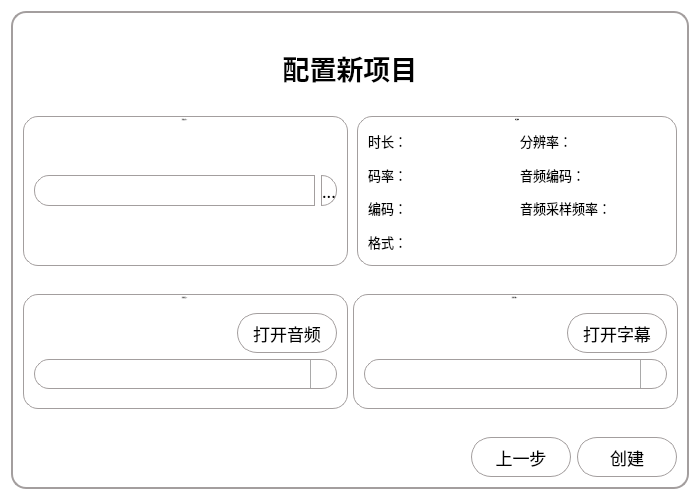
<?xml version="1.0" encoding="UTF-8"?>
<ui version="4.0">
 <class>SecondPage</class>
 <widget class="QWidget" name="SecondPage">
  <property name="geometry">
   <rect>
    <x>0</x>
    <y>0</y>
    <width>700</width>
    <height>500</height>
   </rect>
  </property>
  <property name="minimumSize">
   <size>
    <width>700</width>
    <height>500</height>
   </size>
  </property>
  <property name="font">
   <font>
    <family>楷体</family>
   </font>
  </property>
  <property name="windowTitle">
   <string>Form</string>
  </property>
  <property name="styleSheet">
   <string notr="true">background-color: rgb(255, 255, 255);</string>
  </property>
  <layout class="QVBoxLayout" name="verticalLayout_4">
   <item>
    <widget class="QGroupBox" name="groupBox">
     <property name="styleSheet">
      <string notr="true">QGroupBox {
border-style: solid;
border-width: 2px;
border-color: #a39e9e;
border-radius: 15px;
}</string>
     </property>
     <property name="title">
      <string/>
     </property>
     <layout class="QHBoxLayout" name="horizontalLayout_6">
      <item>
       <layout class="QVBoxLayout" name="verticalLayout_9">
        <item>
         <spacer name="verticalSpacer_3">
          <property name="orientation">
           <enum>Qt::Vertical</enum>
          </property>
          <property name="sizeHint" stdset="0">
           <size>
            <width>20</width>
            <height>40</height>
           </size>
          </property>
         </spacer>
        </item>
        <item>
         <widget class="QLabel" name="topTittleLabel">
          <property name="font">
           <font>
            <family>楷体</family>
            <pointsize>20</pointsize>
            <bold>true</bold>
           </font>
          </property>
          <property name="text">
           <string>配置新项目</string>
          </property>
          <property name="alignment">
           <set>Qt::AlignCenter</set>
          </property>
         </widget>
        </item>
        <item>
         <spacer name="verticalSpacer_2">
          <property name="orientation">
           <enum>Qt::Vertical</enum>
          </property>
          <property name="sizeHint" stdset="0">
           <size>
            <width>20</width>
            <height>40</height>
           </size>
          </property>
         </spacer>
        </item>
        <item>
         <layout class="QHBoxLayout" name="horizontalLayout_5">
          <item>
           <widget class="QGroupBox" name="groupBox_4">
            <property name="minimumSize">
             <size>
              <width>325</width>
              <height>150</height>
             </size>
            </property>
            <property name="font">
             <font>
              <family>楷体</family>
              <pointsize>-1</pointsize>
              <italic>false</italic>
              <bold>false</bold>
             </font>
            </property>
            <property name="styleSheet">
             <string notr="true">QGroupBox {
    border: 1px solid #a39e9e;   /* 边框 */
    border-radius: 15px;   /* 圆角 */
    font: normal normal 15px &quot;楷体&quot;;
}</string>
            </property>
            <property name="title">
             <string>选择文件(L)：</string>
            </property>
            <property name="alignment">
             <set>Qt::AlignCenter</set>
            </property>
            <layout class="QVBoxLayout" name="verticalLayout_6">
             <item>
              <layout class="QHBoxLayout" name="inputEditButtonLayout">
               <item>
                <widget class="QLineEdit" name="fileNameEdit">
                 <property name="minimumSize">
                  <size>
                   <width>280</width>
                   <height>31</height>
                  </size>
                 </property>
                 <property name="styleSheet">
                  <string notr="true">border-style: solid;
border-width: 1px;
border-color: #a39e9e;
border-top-left-radius: 15px;
border-bottom-left-radius: 15px;</string>
                 </property>
                </widget>
               </item>
               <item>
                <widget class="QPushButton" name="openFileButton">
                 <property name="minimumSize">
                  <size>
                   <width>0</width>
                   <height>31</height>
                  </size>
                 </property>
                 <property name="font">
                  <font>
                   <family>楷体</family>
                   <pointsize>-1</pointsize>
                  </font>
                 </property>
                 <property name="styleSheet">
                  <string notr="true">QPushButton {
    font-family: &quot;楷体&quot;;
    font-size: 17px;
    color: #000000;

    border-style: solid;
    border-width: 1px;
    border-color: #a39e9e;
    border-top-right-radius:15px;
	border-bottom-right-radius:15px;

    background-color: #ffffff;
}
QPushButton:hover{
	color: #ffffff;
    background-color: #005792;
}
QPushButton:pressed{
	color: #ffffff;
    background-color: #13334c;
}</string>
                 </property>
                 <property name="text">
                  <string>...</string>
                 </property>
                </widget>
               </item>
              </layout>
             </item>
            </layout>
           </widget>
          </item>
          <item>
           <spacer name="horizontalSpacer_4">
            <property name="orientation">
             <enum>Qt::Horizontal</enum>
            </property>
            <property name="sizeHint" stdset="0">
             <size>
              <width>40</width>
              <height>20</height>
             </size>
            </property>
           </spacer>
          </item>
          <item>
           <widget class="QGroupBox" name="videoInfoGroupBox">
            <property name="minimumSize">
             <size>
              <width>320</width>
              <height>150</height>
             </size>
            </property>
            <property name="font">
             <font>
              <family>楷体</family>
              <pointsize>-1</pointsize>
              <italic>false</italic>
              <bold>false</bold>
             </font>
            </property>
            <property name="styleSheet">
             <string notr="true">QGroupBox {
    border: 1px solid #a39e9e;   /* 边框 */
    border-radius: 15px;   /* 圆角 */
    font: normal normal 15px &quot;楷体&quot;;
}</string>
            </property>
            <property name="title">
             <string>视频信息</string>
            </property>
            <property name="alignment">
             <set>Qt::AlignCenter</set>
            </property>
            <layout class="QHBoxLayout" name="horizontalLayout_15">
             <item>
              <layout class="QHBoxLayout" name="horizontalLayout_14">
               <item>
                <layout class="QVBoxLayout" name="verticalLayout_7">
                 <item>
                  <layout class="QHBoxLayout" name="horizontalLayout_7">
                   <item>
                    <widget class="QLabel" name="label">
                     <property name="font">
                      <font>
                       <family>楷体</family>
                       <pointsize>10</pointsize>
                      </font>
                     </property>
                     <property name="text">
                      <string>时长：</string>
                     </property>
                    </widget>
                   </item>
                   <item>
                    <widget class="QLabel" name="time_lable">
                     <property name="styleSheet">
                      <string notr="true">
    font: normal normal 14px &quot;楷体&quot;;</string>
                     </property>
                     <property name="text">
                      <string/>
                     </property>
                    </widget>
                   </item>
                  </layout>
                 </item>
                 <item>
                  <layout class="QHBoxLayout" name="horizontalLayout_8">
                   <item>
                    <widget class="QLabel" name="label_5">
                     <property name="font">
                      <font>
                       <family>楷体</family>
                       <pointsize>10</pointsize>
                      </font>
                     </property>
                     <property name="text">
                      <string>码率：</string>
                     </property>
                    </widget>
                   </item>
                   <item>
                    <widget class="QLabel" name="bitrate_label">
                     <property name="styleSheet">
                      <string notr="true">
    font: normal normal 14px &quot;楷体&quot;;</string>
                     </property>
                     <property name="text">
                      <string/>
                     </property>
                    </widget>
                   </item>
                  </layout>
                 </item>
                 <item>
                  <layout class="QHBoxLayout" name="horizontalLayout_9">
                   <item>
                    <widget class="QLabel" name="label_6">
                     <property name="font">
                      <font>
                       <family>楷体</family>
                       <pointsize>10</pointsize>
                      </font>
                     </property>
                     <property name="text">
                      <string>编码：</string>
                     </property>
                    </widget>
                   </item>
                   <item>
                    <widget class="QLabel" name="encode_label">
                     <property name="styleSheet">
                      <string notr="true">
    font: normal normal 14px &quot;楷体&quot;;</string>
                     </property>
                     <property name="text">
                      <string/>
                     </property>
                    </widget>
                   </item>
                  </layout>
                 </item>
                 <item>
                  <layout class="QHBoxLayout" name="horizontalLayout_10">
                   <item>
                    <widget class="QLabel" name="label_7">
                     <property name="font">
                      <font>
                       <family>楷体</family>
                       <pointsize>10</pointsize>
                      </font>
                     </property>
                     <property name="text">
                      <string>格式：</string>
                     </property>
                    </widget>
                   </item>
                   <item>
                    <widget class="QLabel" name="format_label">
                     <property name="styleSheet">
                      <string notr="true">
    font: normal normal 14px &quot;楷体&quot;;</string>
                     </property>
                     <property name="text">
                      <string/>
                     </property>
                    </widget>
                   </item>
                  </layout>
                 </item>
                </layout>
               </item>
               <item>
                <layout class="QVBoxLayout" name="verticalLayout_8">
                 <item>
                  <layout class="QHBoxLayout" name="horizontalLayout_11">
                   <item>
                    <widget class="QLabel" name="label_8">
                     <property name="font">
                      <font>
                       <family>楷体</family>
                       <pointsize>10</pointsize>
                      </font>
                     </property>
                     <property name="text">
                      <string>分辨率：</string>
                     </property>
                    </widget>
                   </item>
                   <item>
                    <widget class="QLabel" name="resolution_label">
                     <property name="styleSheet">
                      <string notr="true">
    font: normal normal 14px &quot;楷体&quot;;</string>
                     </property>
                     <property name="text">
                      <string/>
                     </property>
                    </widget>
                   </item>
                  </layout>
                 </item>
                 <item>
                  <layout class="QHBoxLayout" name="horizontalLayout_12">
                   <item>
                    <widget class="QLabel" name="label_9">
                     <property name="font">
                      <font>
                       <family>楷体</family>
                       <pointsize>10</pointsize>
                      </font>
                     </property>
                     <property name="text">
                      <string>音频编码：</string>
                     </property>
                    </widget>
                   </item>
                   <item>
                    <widget class="QLabel" name="audioBitrate_label">
                     <property name="styleSheet">
                      <string notr="true">
    font: normal normal 14px &quot;楷体&quot;;</string>
                     </property>
                     <property name="text">
                      <string/>
                     </property>
                    </widget>
                   </item>
                  </layout>
                 </item>
                 <item>
                  <layout class="QHBoxLayout" name="horizontalLayout_13">
                   <item>
                    <widget class="QLabel" name="label_10">
                     <property name="font">
                      <font>
                       <family>楷体</family>
                       <pointsize>10</pointsize>
                      </font>
                     </property>
                     <property name="text">
                      <string>音频采样频率：</string>
                     </property>
                    </widget>
                   </item>
                   <item>
                    <widget class="QLabel" name="audioSampleRate_label">
                     <property name="styleSheet">
                      <string notr="true">
    font: normal normal 14px &quot;楷体&quot;;</string>
                     </property>
                     <property name="text">
                      <string/>
                     </property>
                    </widget>
                   </item>
                  </layout>
                 </item>
                 <item>
                  <widget class="QLabel" name="label_15">
                   <property name="text">
                    <string/>
                   </property>
                  </widget>
                 </item>
                </layout>
               </item>
              </layout>
             </item>
            </layout>
           </widget>
          </item>
         </layout>
        </item>
        <item>
         <spacer name="verticalSpacer">
          <property name="orientation">
           <enum>Qt::Vertical</enum>
          </property>
          <property name="sizeHint" stdset="0">
           <size>
            <width>20</width>
            <height>40</height>
           </size>
          </property>
         </spacer>
        </item>
        <item>
         <layout class="QHBoxLayout" name="horizontalLayout_2">
          <item>
           <widget class="QGroupBox" name="groupBox_2">
            <property name="minimumSize">
             <size>
              <width>325</width>
              <height>115</height>
             </size>
            </property>
            <property name="font">
             <font>
              <family>楷体</family>
              <pointsize>-1</pointsize>
              <italic>false</italic>
              <bold>false</bold>
             </font>
            </property>
            <property name="styleSheet">
             <string notr="true">QGroupBox {
    border: 1px solid #a39e9e;   /* 边框 */
    border-radius: 15px;   /* 圆角 */
    font: normal normal 15px &quot;楷体&quot;;
}</string>
            </property>
            <property name="title">
             <string>选择音频(A)：</string>
            </property>
            <property name="alignment">
             <set>Qt::AlignCenter</set>
            </property>
            <layout class="QVBoxLayout" name="verticalLayout_3">
             <item>
              <layout class="QVBoxLayout" name="verticalLayout">
               <item>
                <layout class="QHBoxLayout" name="horizontalLayout_3">
                 <item>
                  <spacer name="horizontalSpacer_5">
                   <property name="orientation">
                    <enum>Qt::Horizontal</enum>
                   </property>
                   <property name="sizeHint" stdset="0">
                    <size>
                     <width>40</width>
                     <height>20</height>
                    </size>
                   </property>
                  </spacer>
                 </item>
                 <item>
                  <widget class="QPushButton" name="openAudioButton">
                   <property name="minimumSize">
                    <size>
                     <width>100</width>
                     <height>40</height>
                    </size>
                   </property>
                   <property name="maximumSize">
                    <size>
                     <width>100</width>
                     <height>40</height>
                    </size>
                   </property>
                   <property name="styleSheet">
                    <string notr="true">QPushButton {
    font-family: &quot;楷体&quot;;
    font-size: 17px;
    color: #000000;

    border-style: solid;
    border-width: 1px;
    border-color: #a39e9e;
    border-radius: 20px;

    background-color: #ffffff;
}
QPushButton:hover{
	color: #ffffff;
    background-color: #005792;
}
QPushButton:pressed{
	color: #ffffff;
    background-color: #13334c;
}</string>
                   </property>
                   <property name="text">
                    <string>打开音频</string>
                   </property>
                  </widget>
                 </item>
                </layout>
               </item>
               <item>
                <widget class="QComboBox" name="audioComboBox">
                 <property name="minimumSize">
                  <size>
                   <width>300</width>
                   <height>30</height>
                  </size>
                 </property>
                 <property name="styleSheet">
                  <string notr="true">/* 未下拉时，QComboBox的样式 */
QComboBox {
    border: 1px solid #a39e9e;   /* 边框 */
    border-radius: 15px;   /* 圆角 */
    font: normal normal 15px &quot;楷体&quot;;
}
/* 下拉后，整个下拉窗体样式 */
QComboBox QAbstractItemView {
    border: 1px solid #a39e9e;   /* 整个下拉窗体的边框 */
	border-radius: 15px;   /* 圆角 */
}
/* 下拉后，整个下拉窗体每项的样式 */
QComboBox QAbstractItemView::item {
    height: 30px;   /* 项的高度（设置pComboBox-&gt;setView(new QListView());后，该项才起作用） */
}


/* 下拉框样式 */
QComboBox::drop-down {
    subcontrol-position: top right;   /* 下拉框的位置（右上） */
    width: 25px;   /* 下拉框的宽度 */
    border-left-width: 1px;   /* 下拉框的左边界线宽度 */
    border-left-color: darkgray;   /* 下拉框的左边界线颜色 */
    border-left-style: solid;   /* 下拉框的左边界线为实线 */
}
/* 下拉箭头样式 */ 
QComboBox::down-arrow { 
	width: 12px; /* 下拉箭头的宽度（建议与下拉框drop-down的宽度一致） */ 
	image: url(:/icon/image/icon/down.png); 
} 
/* 下拉后，整个下拉窗体越过每项的样式 */
QComboBox QAbstractItemView::item:hover {
    color: #FFFFFF;
    background-color: #005792;   /* 整个下拉窗体越过每项的背景色 */
	border-radius: 15px;   /* 圆角 */
}
/* 点击下拉箭头 */ 
QComboBox::down-arrow:on { 
	image: url(:/icon/image/icon/up.png); /* 显示下拉箭头 */ }
</string>
                 </property>
                </widget>
               </item>
              </layout>
             </item>
            </layout>
           </widget>
          </item>
          <item>
           <spacer name="horizontalSpacer_6">
            <property name="orientation">
             <enum>Qt::Horizontal</enum>
            </property>
            <property name="sizeHint" stdset="0">
             <size>
              <width>40</width>
              <height>20</height>
             </size>
            </property>
           </spacer>
          </item>
          <item>
           <widget class="QGroupBox" name="groupBox_3">
            <property name="minimumSize">
             <size>
              <width>325</width>
              <height>115</height>
             </size>
            </property>
            <property name="font">
             <font>
              <family>楷体</family>
              <pointsize>-1</pointsize>
              <italic>false</italic>
              <bold>false</bold>
             </font>
            </property>
            <property name="styleSheet">
             <string notr="true">QGroupBox {
    border: 1px solid #a39e9e;   /* 边框 */
    border-radius: 15px;   /* 圆角 */
    font: normal normal 15px &quot;楷体&quot;;
}</string>
            </property>
            <property name="title">
             <string>选择字幕(S)：</string>
            </property>
            <property name="alignment">
             <set>Qt::AlignCenter</set>
            </property>
            <layout class="QVBoxLayout" name="verticalLayout_5">
             <item>
              <layout class="QVBoxLayout" name="verticalLayout_2">
               <item>
                <layout class="QHBoxLayout" name="horizontalLayout_4">
                 <item>
                  <spacer name="horizontalSpacer_3">
                   <property name="orientation">
                    <enum>Qt::Horizontal</enum>
                   </property>
                   <property name="sizeHint" stdset="0">
                    <size>
                     <width>40</width>
                     <height>20</height>
                    </size>
                   </property>
                  </spacer>
                 </item>
                 <item>
                  <widget class="QPushButton" name="openSubtitteButton">
                   <property name="minimumSize">
                    <size>
                     <width>100</width>
                     <height>40</height>
                    </size>
                   </property>
                   <property name="maximumSize">
                    <size>
                     <width>100</width>
                     <height>40</height>
                    </size>
                   </property>
                   <property name="styleSheet">
                    <string notr="true">QPushButton {
    font-family: &quot;楷体&quot;;
    font-size: 17px;
    color: #000000;

    border-style: solid;
    border-width: 1px;
    border-color: #a39e9e;
    border-radius: 20px;

    background-color: #ffffff;
}
QPushButton:hover{
	color: #ffffff;
    background-color: #005792;
}
QPushButton:pressed{
	color: #ffffff;
    background-color: #13334c;
}</string>
                   </property>
                   <property name="text">
                    <string>打开字幕</string>
                   </property>
                  </widget>
                 </item>
                </layout>
               </item>
               <item>
                <widget class="QComboBox" name="subtitleComboBox">
                 <property name="minimumSize">
                  <size>
                   <width>300</width>
                   <height>30</height>
                  </size>
                 </property>
                 <property name="styleSheet">
                  <string notr="true">/* 未下拉时，QComboBox的样式 */
QComboBox {
    border: 1px solid #a39e9e;   /* 边框 */
    border-radius: 15px;   /* 圆角 */
    font: normal normal 15px &quot;楷体&quot;;
}
/* 下拉后，整个下拉窗体样式 */
QComboBox QAbstractItemView {
    border: 1px solid #a39e9e;   /* 整个下拉窗体的边框 */
	border-radius: 15px;   /* 圆角 */
}
/* 下拉后，整个下拉窗体每项的样式 */
QComboBox QAbstractItemView::item {
    height: 30px;   /* 项的高度（设置pComboBox-&gt;setView(new QListView());后，该项才起作用） */
}


/* 下拉框样式 */
QComboBox::drop-down {
    subcontrol-position: top right;   /* 下拉框的位置（右上） */
    width: 25px;   /* 下拉框的宽度 */
    border-left-width: 1px;   /* 下拉框的左边界线宽度 */
    border-left-color: darkgray;   /* 下拉框的左边界线颜色 */
    border-left-style: solid;   /* 下拉框的左边界线为实线 */
}
/* 下拉箭头样式 */ 
QComboBox::down-arrow { 
	width: 12px; /* 下拉箭头的宽度（建议与下拉框drop-down的宽度一致） */ 
	image: url(:/icon/image/icon/down.png); 
} 
/* 下拉后，整个下拉窗体越过每项的样式 */
QComboBox QAbstractItemView::item:hover {
    color: #FFFFFF;
    background-color: #005792;   /* 整个下拉窗体越过每项的背景色 */
	border-radius: 15px;   /* 圆角 */
}
/* 点击下拉箭头 */ 
QComboBox::down-arrow:on { 
	image: url(:/icon/image/icon/up.png); /* 显示下拉箭头 */ }
</string>
                 </property>
                </widget>
               </item>
              </layout>
             </item>
            </layout>
           </widget>
          </item>
         </layout>
        </item>
        <item>
         <spacer name="verticalSpacer_4">
          <property name="orientation">
           <enum>Qt::Vertical</enum>
          </property>
          <property name="sizeHint" stdset="0">
           <size>
            <width>20</width>
            <height>40</height>
           </size>
          </property>
         </spacer>
        </item>
        <item>
         <layout class="QHBoxLayout" name="horizontalLayout">
          <item>
           <spacer name="horizontalSpacer_2">
            <property name="orientation">
             <enum>Qt::Horizontal</enum>
            </property>
            <property name="sizeHint" stdset="0">
             <size>
              <width>40</width>
              <height>20</height>
             </size>
            </property>
           </spacer>
          </item>
          <item>
           <spacer name="horizontalSpacer">
            <property name="orientation">
             <enum>Qt::Horizontal</enum>
            </property>
            <property name="sizeHint" stdset="0">
             <size>
              <width>40</width>
              <height>20</height>
             </size>
            </property>
           </spacer>
          </item>
          <item>
           <widget class="QPushButton" name="preStepButton">
            <property name="minimumSize">
             <size>
              <width>100</width>
              <height>40</height>
             </size>
            </property>
            <property name="maximumSize">
             <size>
              <width>100</width>
              <height>40</height>
             </size>
            </property>
            <property name="styleSheet">
             <string notr="true">QPushButton {
    font-family: &quot;楷体&quot;;
    font-size: 17px;
    color: #000000;

    border-style: solid;
    border-width: 1px;
    border-color: #a39e9e;
    border-radius: 20px;

    background-color: #ffffff;
}
QPushButton:hover{
	color: #ffffff;
    background-color: #005792;
}
QPushButton:pressed{
	color: #ffffff;
    background-color: #13334c;
}</string>
            </property>
            <property name="text">
             <string>上一步</string>
            </property>
           </widget>
          </item>
          <item>
           <widget class="QPushButton" name="createProjectButton">
            <property name="minimumSize">
             <size>
              <width>100</width>
              <height>40</height>
             </size>
            </property>
            <property name="maximumSize">
             <size>
              <width>100</width>
              <height>40</height>
             </size>
            </property>
            <property name="styleSheet">
             <string notr="true">QPushButton {
    font-family: &quot;楷体&quot;;
    font-size: 17px;
    color: #000000;

    border-style: solid;
    border-width: 1px;
    border-color: #a39e9e;
    border-radius: 20px;

    background-color: #ffffff;
}
QPushButton:hover{
	color: #ffffff;
    background-color: #005792;
}
QPushButton:pressed{
	color: #ffffff;
    background-color: #13334c;
}</string>
            </property>
            <property name="text">
             <string>创建</string>
            </property>
           </widget>
          </item>
         </layout>
        </item>
       </layout>
      </item>
     </layout>
    </widget>
   </item>
  </layout>
 </widget>
 <resources/>
 <connections/>
</ui>
